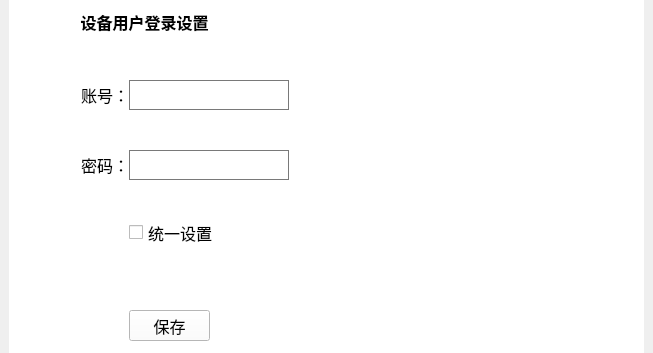
<?xml version="1.0" encoding="UTF-8"?>
<ui version="4.0">
 <class>Pdu_SetUserWid</class>
 <widget class="QWidget" name="Pdu_SetUserWid">
  <property name="geometry">
   <rect>
    <x>0</x>
    <y>0</y>
    <width>653</width>
    <height>353</height>
   </rect>
  </property>
  <property name="windowTitle">
   <string>Form</string>
  </property>
  <layout class="QGridLayout" name="gridLayout">
   <property name="leftMargin">
    <number>9</number>
   </property>
   <property name="topMargin">
    <number>0</number>
   </property>
   <property name="rightMargin">
    <number>9</number>
   </property>
   <property name="bottomMargin">
    <number>0</number>
   </property>
   <property name="verticalSpacing">
    <number>6</number>
   </property>
   <item row="0" column="0" colspan="2">
    <widget class="QGroupBox" name="groupBox">
     <property name="font">
      <font>
       <family>微软雅黑</family>
       <pointsize>12</pointsize>
      </font>
     </property>
     <property name="styleSheet">
      <string notr="true">QGroupBox {
	background-color: rgb(255, 255, 255);
	border-width:2px;	
	border-style:solid; 
	border-color:white;  	
}</string>
     </property>
     <property name="title">
      <string/>
     </property>
     <widget class="QPushButton" name="saveBtn">
      <property name="geometry">
       <rect>
        <x>120</x>
        <y>310</y>
        <width>81</width>
        <height>31</height>
       </rect>
      </property>
      <property name="palette">
       <palette>
        <active>
         <colorrole role="WindowText">
          <brush brushstyle="SolidPattern">
           <color alpha="255">
            <red>0</red>
            <green>0</green>
            <blue>0</blue>
           </color>
          </brush>
         </colorrole>
         <colorrole role="Button">
          <brush brushstyle="SolidPattern">
           <color alpha="255">
            <red>255</red>
            <green>255</green>
            <blue>255</blue>
           </color>
          </brush>
         </colorrole>
         <colorrole role="Light">
          <brush brushstyle="SolidPattern">
           <color alpha="255">
            <red>255</red>
            <green>255</green>
            <blue>255</blue>
           </color>
          </brush>
         </colorrole>
         <colorrole role="Midlight">
          <brush brushstyle="SolidPattern">
           <color alpha="255">
            <red>255</red>
            <green>255</green>
            <blue>255</blue>
           </color>
          </brush>
         </colorrole>
         <colorrole role="Dark">
          <brush brushstyle="SolidPattern">
           <color alpha="255">
            <red>127</red>
            <green>127</green>
            <blue>127</blue>
           </color>
          </brush>
         </colorrole>
         <colorrole role="Mid">
          <brush brushstyle="SolidPattern">
           <color alpha="255">
            <red>170</red>
            <green>170</green>
            <blue>170</blue>
           </color>
          </brush>
         </colorrole>
         <colorrole role="Text">
          <brush brushstyle="SolidPattern">
           <color alpha="255">
            <red>0</red>
            <green>0</green>
            <blue>0</blue>
           </color>
          </brush>
         </colorrole>
         <colorrole role="BrightText">
          <brush brushstyle="SolidPattern">
           <color alpha="255">
            <red>255</red>
            <green>255</green>
            <blue>255</blue>
           </color>
          </brush>
         </colorrole>
         <colorrole role="ButtonText">
          <brush brushstyle="SolidPattern">
           <color alpha="255">
            <red>0</red>
            <green>0</green>
            <blue>0</blue>
           </color>
          </brush>
         </colorrole>
         <colorrole role="Base">
          <brush brushstyle="SolidPattern">
           <color alpha="255">
            <red>255</red>
            <green>255</green>
            <blue>255</blue>
           </color>
          </brush>
         </colorrole>
         <colorrole role="Window">
          <brush brushstyle="SolidPattern">
           <color alpha="255">
            <red>255</red>
            <green>255</green>
            <blue>255</blue>
           </color>
          </brush>
         </colorrole>
         <colorrole role="Shadow">
          <brush brushstyle="SolidPattern">
           <color alpha="255">
            <red>0</red>
            <green>0</green>
            <blue>0</blue>
           </color>
          </brush>
         </colorrole>
         <colorrole role="AlternateBase">
          <brush brushstyle="SolidPattern">
           <color alpha="255">
            <red>255</red>
            <green>255</green>
            <blue>255</blue>
           </color>
          </brush>
         </colorrole>
         <colorrole role="ToolTipBase">
          <brush brushstyle="SolidPattern">
           <color alpha="255">
            <red>255</red>
            <green>255</green>
            <blue>220</blue>
           </color>
          </brush>
         </colorrole>
         <colorrole role="ToolTipText">
          <brush brushstyle="SolidPattern">
           <color alpha="255">
            <red>0</red>
            <green>0</green>
            <blue>0</blue>
           </color>
          </brush>
         </colorrole>
        </active>
        <inactive>
         <colorrole role="WindowText">
          <brush brushstyle="SolidPattern">
           <color alpha="255">
            <red>0</red>
            <green>0</green>
            <blue>0</blue>
           </color>
          </brush>
         </colorrole>
         <colorrole role="Button">
          <brush brushstyle="SolidPattern">
           <color alpha="255">
            <red>255</red>
            <green>255</green>
            <blue>255</blue>
           </color>
          </brush>
         </colorrole>
         <colorrole role="Light">
          <brush brushstyle="SolidPattern">
           <color alpha="255">
            <red>255</red>
            <green>255</green>
            <blue>255</blue>
           </color>
          </brush>
         </colorrole>
         <colorrole role="Midlight">
          <brush brushstyle="SolidPattern">
           <color alpha="255">
            <red>255</red>
            <green>255</green>
            <blue>255</blue>
           </color>
          </brush>
         </colorrole>
         <colorrole role="Dark">
          <brush brushstyle="SolidPattern">
           <color alpha="255">
            <red>127</red>
            <green>127</green>
            <blue>127</blue>
           </color>
          </brush>
         </colorrole>
         <colorrole role="Mid">
          <brush brushstyle="SolidPattern">
           <color alpha="255">
            <red>170</red>
            <green>170</green>
            <blue>170</blue>
           </color>
          </brush>
         </colorrole>
         <colorrole role="Text">
          <brush brushstyle="SolidPattern">
           <color alpha="255">
            <red>0</red>
            <green>0</green>
            <blue>0</blue>
           </color>
          </brush>
         </colorrole>
         <colorrole role="BrightText">
          <brush brushstyle="SolidPattern">
           <color alpha="255">
            <red>255</red>
            <green>255</green>
            <blue>255</blue>
           </color>
          </brush>
         </colorrole>
         <colorrole role="ButtonText">
          <brush brushstyle="SolidPattern">
           <color alpha="255">
            <red>0</red>
            <green>0</green>
            <blue>0</blue>
           </color>
          </brush>
         </colorrole>
         <colorrole role="Base">
          <brush brushstyle="SolidPattern">
           <color alpha="255">
            <red>255</red>
            <green>255</green>
            <blue>255</blue>
           </color>
          </brush>
         </colorrole>
         <colorrole role="Window">
          <brush brushstyle="SolidPattern">
           <color alpha="255">
            <red>255</red>
            <green>255</green>
            <blue>255</blue>
           </color>
          </brush>
         </colorrole>
         <colorrole role="Shadow">
          <brush brushstyle="SolidPattern">
           <color alpha="255">
            <red>0</red>
            <green>0</green>
            <blue>0</blue>
           </color>
          </brush>
         </colorrole>
         <colorrole role="AlternateBase">
          <brush brushstyle="SolidPattern">
           <color alpha="255">
            <red>255</red>
            <green>255</green>
            <blue>255</blue>
           </color>
          </brush>
         </colorrole>
         <colorrole role="ToolTipBase">
          <brush brushstyle="SolidPattern">
           <color alpha="255">
            <red>255</red>
            <green>255</green>
            <blue>220</blue>
           </color>
          </brush>
         </colorrole>
         <colorrole role="ToolTipText">
          <brush brushstyle="SolidPattern">
           <color alpha="255">
            <red>0</red>
            <green>0</green>
            <blue>0</blue>
           </color>
          </brush>
         </colorrole>
        </inactive>
        <disabled>
         <colorrole role="WindowText">
          <brush brushstyle="SolidPattern">
           <color alpha="255">
            <red>127</red>
            <green>127</green>
            <blue>127</blue>
           </color>
          </brush>
         </colorrole>
         <colorrole role="Button">
          <brush brushstyle="SolidPattern">
           <color alpha="255">
            <red>255</red>
            <green>255</green>
            <blue>255</blue>
           </color>
          </brush>
         </colorrole>
         <colorrole role="Light">
          <brush brushstyle="SolidPattern">
           <color alpha="255">
            <red>255</red>
            <green>255</green>
            <blue>255</blue>
           </color>
          </brush>
         </colorrole>
         <colorrole role="Midlight">
          <brush brushstyle="SolidPattern">
           <color alpha="255">
            <red>255</red>
            <green>255</green>
            <blue>255</blue>
           </color>
          </brush>
         </colorrole>
         <colorrole role="Dark">
          <brush brushstyle="SolidPattern">
           <color alpha="255">
            <red>127</red>
            <green>127</green>
            <blue>127</blue>
           </color>
          </brush>
         </colorrole>
         <colorrole role="Mid">
          <brush brushstyle="SolidPattern">
           <color alpha="255">
            <red>170</red>
            <green>170</green>
            <blue>170</blue>
           </color>
          </brush>
         </colorrole>
         <colorrole role="Text">
          <brush brushstyle="SolidPattern">
           <color alpha="255">
            <red>127</red>
            <green>127</green>
            <blue>127</blue>
           </color>
          </brush>
         </colorrole>
         <colorrole role="BrightText">
          <brush brushstyle="SolidPattern">
           <color alpha="255">
            <red>255</red>
            <green>255</green>
            <blue>255</blue>
           </color>
          </brush>
         </colorrole>
         <colorrole role="ButtonText">
          <brush brushstyle="SolidPattern">
           <color alpha="255">
            <red>127</red>
            <green>127</green>
            <blue>127</blue>
           </color>
          </brush>
         </colorrole>
         <colorrole role="Base">
          <brush brushstyle="SolidPattern">
           <color alpha="255">
            <red>255</red>
            <green>255</green>
            <blue>255</blue>
           </color>
          </brush>
         </colorrole>
         <colorrole role="Window">
          <brush brushstyle="SolidPattern">
           <color alpha="255">
            <red>255</red>
            <green>255</green>
            <blue>255</blue>
           </color>
          </brush>
         </colorrole>
         <colorrole role="Shadow">
          <brush brushstyle="SolidPattern">
           <color alpha="255">
            <red>0</red>
            <green>0</green>
            <blue>0</blue>
           </color>
          </brush>
         </colorrole>
         <colorrole role="AlternateBase">
          <brush brushstyle="SolidPattern">
           <color alpha="255">
            <red>255</red>
            <green>255</green>
            <blue>255</blue>
           </color>
          </brush>
         </colorrole>
         <colorrole role="ToolTipBase">
          <brush brushstyle="SolidPattern">
           <color alpha="255">
            <red>255</red>
            <green>255</green>
            <blue>220</blue>
           </color>
          </brush>
         </colorrole>
         <colorrole role="ToolTipText">
          <brush brushstyle="SolidPattern">
           <color alpha="255">
            <red>0</red>
            <green>0</green>
            <blue>0</blue>
           </color>
          </brush>
         </colorrole>
        </disabled>
       </palette>
      </property>
      <property name="font">
       <font>
        <family>微软雅黑</family>
        <pointsize>12</pointsize>
       </font>
      </property>
      <property name="styleSheet">
       <string notr="true"/>
      </property>
      <property name="text">
       <string>保存</string>
      </property>
     </widget>
     <widget class="QLabel" name="label_3">
      <property name="geometry">
       <rect>
        <x>9</x>
        <y>150</y>
        <width>111</width>
        <height>30</height>
       </rect>
      </property>
      <property name="font">
       <font>
        <family>微软雅黑</family>
        <pointsize>12</pointsize>
       </font>
      </property>
      <property name="text">
       <string>密码：</string>
      </property>
      <property name="alignment">
       <set>Qt::AlignRight|Qt::AlignTrailing|Qt::AlignVCenter</set>
      </property>
     </widget>
     <widget class="QLineEdit" name="usrEdit">
      <property name="geometry">
       <rect>
        <x>120</x>
        <y>80</y>
        <width>160</width>
        <height>30</height>
       </rect>
      </property>
      <property name="font">
       <font>
        <family>微软雅黑</family>
        <pointsize>12</pointsize>
       </font>
      </property>
      <property name="styleSheet">
       <string notr="true">background-color: rgb(255, 255, 255);

border-color: rgb(121,121,121);
border-style:solid;
border-width:1px;</string>
      </property>
      <property name="text">
       <string/>
      </property>
     </widget>
     <widget class="QLabel" name="label_2">
      <property name="geometry">
       <rect>
        <x>9</x>
        <y>80</y>
        <width>111</width>
        <height>30</height>
       </rect>
      </property>
      <property name="font">
       <font>
        <family>微软雅黑</family>
        <pointsize>12</pointsize>
       </font>
      </property>
      <property name="text">
       <string>账号：</string>
      </property>
      <property name="alignment">
       <set>Qt::AlignRight|Qt::AlignTrailing|Qt::AlignVCenter</set>
      </property>
     </widget>
     <widget class="QLineEdit" name="pwdEdit">
      <property name="geometry">
       <rect>
        <x>120</x>
        <y>150</y>
        <width>160</width>
        <height>30</height>
       </rect>
      </property>
      <property name="font">
       <font>
        <family>微软雅黑</family>
        <pointsize>12</pointsize>
       </font>
      </property>
      <property name="styleSheet">
       <string notr="true">background-color: rgb(255, 255, 255);
border-color: rgb(121,121,121);
border-style:solid;
border-width:1px;</string>
      </property>
      <property name="text">
       <string/>
      </property>
      <property name="echoMode">
       <enum>QLineEdit::Password</enum>
      </property>
     </widget>
     <widget class="QCheckBox" name="wholeCheckBox">
      <property name="geometry">
       <rect>
        <x>120</x>
        <y>220</y>
        <width>201</width>
        <height>25</height>
       </rect>
      </property>
      <property name="font">
       <font>
        <family>微软雅黑</family>
        <pointsize>12</pointsize>
       </font>
      </property>
      <property name="text">
       <string>统一设置</string>
      </property>
     </widget>
     <widget class="QLabel" name="label_4">
      <property name="geometry">
       <rect>
        <x>10</x>
        <y>10</y>
        <width>251</width>
        <height>25</height>
       </rect>
      </property>
      <property name="minimumSize">
       <size>
        <width>180</width>
        <height>0</height>
       </size>
      </property>
      <property name="maximumSize">
       <size>
        <width>16777215</width>
        <height>25</height>
       </size>
      </property>
      <property name="font">
       <font>
        <family>微软雅黑</family>
        <pointsize>12</pointsize>
       </font>
      </property>
      <property name="styleSheet">
       <string notr="true"/>
      </property>
      <property name="text">
       <string>&lt;html&gt;&lt;head/&gt;&lt;body&gt;&lt;p align=&quot;center&quot;&gt;&lt;span style=&quot; font-weight:600; color:#000000;&quot;&gt;设备用户登录设置&lt;/span&gt;&lt;/p&gt;&lt;/body&gt;&lt;/html&gt;</string>
      </property>
      <property name="alignment">
       <set>Qt::AlignLeading|Qt::AlignLeft|Qt::AlignVCenter</set>
      </property>
     </widget>
    </widget>
   </item>
  </layout>
 </widget>
 <tabstops>
  <tabstop>saveBtn</tabstop>
  <tabstop>usrEdit</tabstop>
  <tabstop>pwdEdit</tabstop>
  <tabstop>wholeCheckBox</tabstop>
 </tabstops>
 <resources/>
 <connections/>
</ui>
